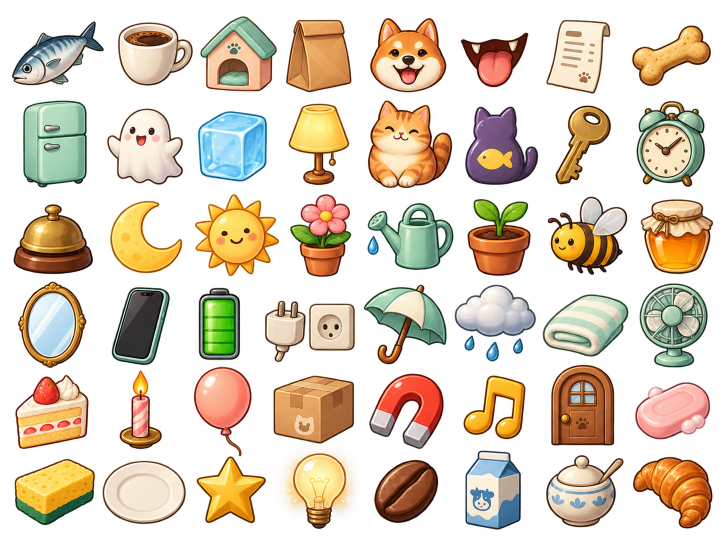
#> input picture assets/items-atlas-v1.png, 1448 x 1086 px (shown at 1/2 size)
$ python extract-items.py
#> lines starting #> are read from the running program, lines starting #| are printed output that depends on the picture
"""Extract existing generated sprites at verified individual pixel bounds."""
from PIL import Image, ImageOps, ImageDraw
from pathlib import Path
import json

keys = ['fish','cup','house','bag','dog','mouth','ticket','bone','fridge','ghost','ice','lamp','cat','shadow','key','clock','bell','moon','sun','flower','water','seed','bee','honey','mirror','phone','battery','plug','umbrella','cloud','towel','fan','cake','candle','balloon','box','magnet','note','door','soap','sponge','plate','star','light']
bounds = [
 (24,43,208,171),(236,45,386,171),(401,33,554,183),(572,40,703,185),(740,36,893,185),(922,65,1057,174),(1092,40,1221,187),(1264,51,1422,172),
 (46,201,174,375),(214,217,366,370),(396,222,534,363),(577,207,699,370),(736,201,904,376),(930,213,1076,370),(1111,211,1222,369),(1273,202,1410,374),
 (27,408,186,548),(220,402,365,546),(390,388,558,552),(580,389,703,554),(735,406,907,540),(935,398,1061,552),(1096,393,1255,550),(1281,399,1426,548),
 (36,563,173,736),(223,574,340,730),(397,576,480,720),(530,601,710,724),(727,569,893,729),(909,569,1072,723),(1085,588,1257,713),(1279,567,1415,735),
 (31,750,177,898),(239,741,324,898),(388,733,503,913),(547,751,708,887),(738,747,887,898),(927,751,1051,879),(1102,730,1229,891),(1270,764,1420,879),
 (29,918,190,1050),(205,922,372,1048),(393,913,532,1047),(571,906,703,1058)
]
image = Image.open('assets/items-atlas-v1.png').convert('RGBA')
#> image is the input picture: PIL image 1448x1086 RGBA; mean R, G, B, A 91.9, 75.5, 53.1, 109.4
out = Path('assets/items'); out.mkdir(exist_ok=True)
sheet = Image.new('RGB',(8*150,6*175),'#f7eddc'); draw = ImageDraw.Draw(sheet)
#> after `sheet = Image.new('RGB', (8 * 150, 6 * 175), '#f7eddc')`:
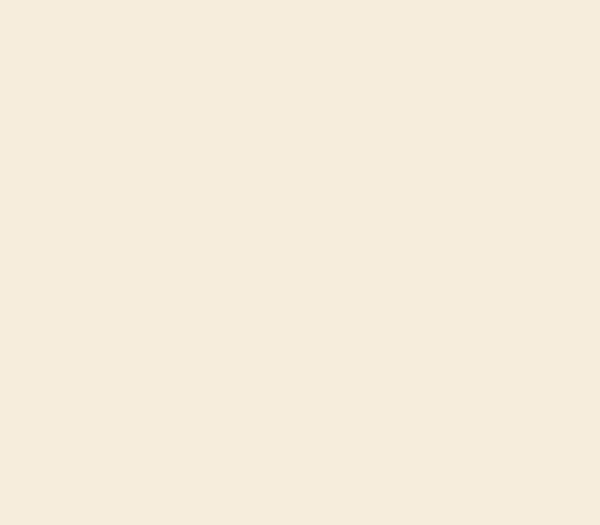
#> sheet: PIL image 1200x1050 RGB (shown at 1/2 size); mean R, G, B 247, 237, 220
for i,(key,box) in enumerate(zip(keys,bounds)):
    sprite=image.crop(box)
    sprite.thumbnail((224,224),Image.Resampling.LANCZOS)
    canvas=Image.new('RGBA',(256,256))
    canvas.alpha_composite(sprite,((256-sprite.width)//2,(256-sprite.height)//2))
    canvas.save(out/(key+'.png'))
    assert canvas.getchannel('A').getbbox() is not None
    thumb=canvas.resize((140,140),Image.Resampling.LANCZOS)
    x=(i%8)*150+5; y=(i//8)*175+3
    sheet.paste(thumb,(x,y),thumb)
    draw.text((x+8,y+144),key,fill='#503c35')
#> this loop made 44 passes
#> pass 1, `sprite=image.crop(box)`:
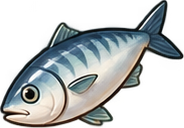
#> sprite: PIL image 184x128 RGBA; mean R, G, B, A 71.6, 77.1, 75.6, 126.3; transparent parts drawn white
#> pass 1, `canvas.save(out/(key+'.png'))`:
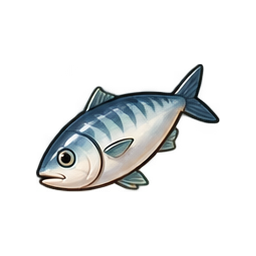
#> saved as fish.png: PIL image 256x256 RGBA; mean R, G, B, A 25.7, 27.7, 27.2, 45.4; transparent parts drawn white
#> after the loop:
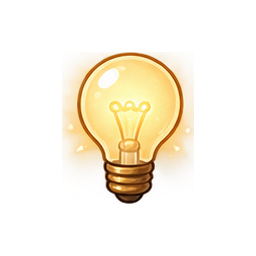
#> canvas: PIL image 256x256 RGBA; mean R, G, B, A 64.8, 52.4, 32, 49.4; transparent parts drawn white
#> after the loop:
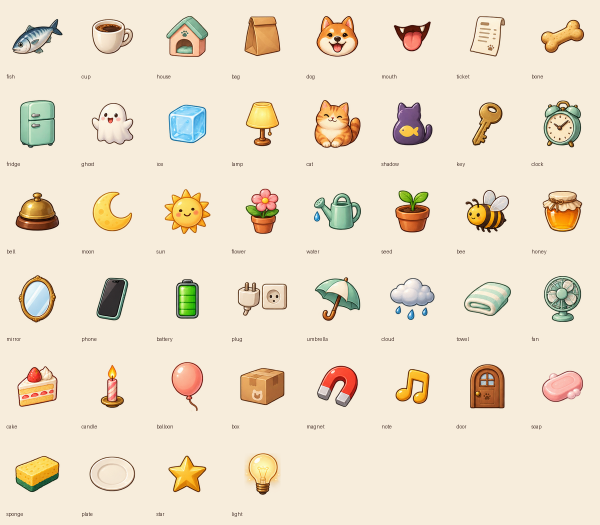
#> sheet: PIL image 1200x1050 RGB (shown at 1/2 size); mean R, G, B 236.7, 223.9, 203.3
#> after the loop:
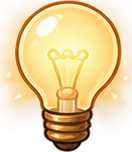
#> sprite: PIL image 132x152 RGBA; mean R, G, B, A 211.8, 171.2, 104.5, 161.3; transparent parts drawn white
#> after the loop:
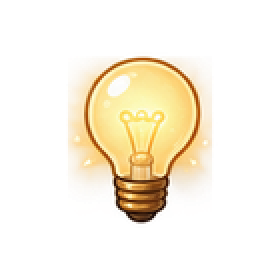
#> thumb: PIL image 140x140 RGBA (shown 2 times larger); mean R, G, B, A 66.3, 53.6, 32.7, 49.4; transparent parts drawn white
sheet.save('assets/items-preview.jpg')
(out/'bounds.json').write_text(json.dumps(dict(zip(keys,bounds)),indent=2))
print(f'Extracted and checked {len(keys)} transparent PNGs; preview: assets/items-preview.jpg')
